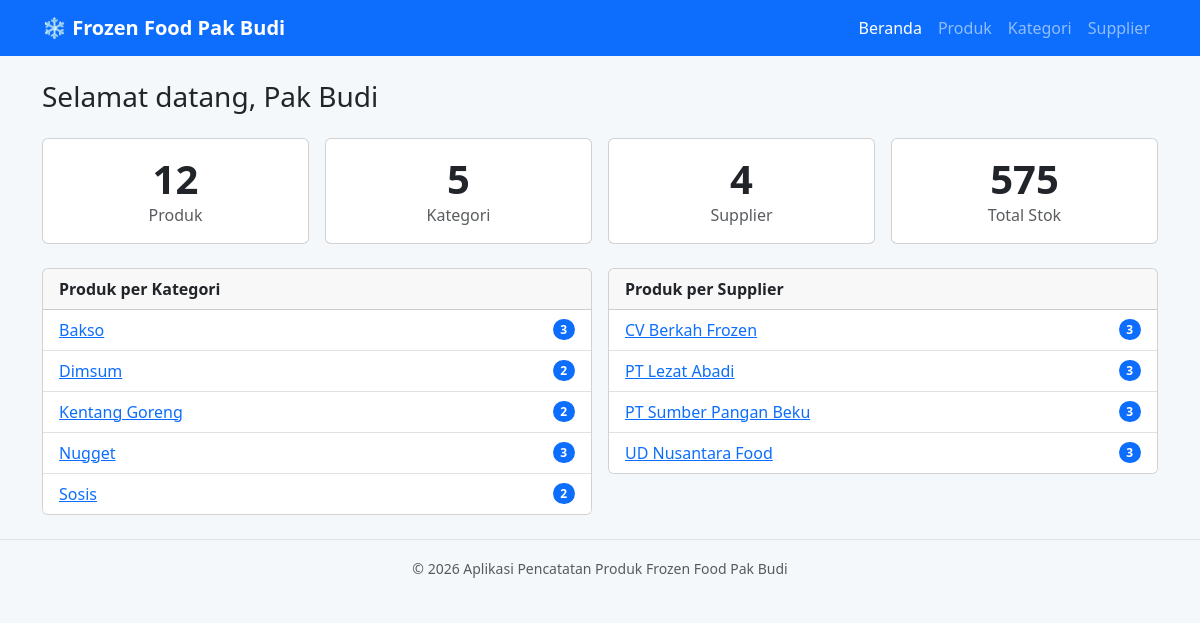
The page / on the database its author committed.
### tables this page shows
CREATE TABLE kategori (
    id_kategori   INT UNSIGNED NOT NULL AUTO_INCREMENT,
    nama_kategori VARCHAR(100) NOT NULL,
    PRIMARY KEY (id_kategori),
    UNIQUE KEY uq_nama_kategori (nama_kategori)
);

CREATE TABLE supplier (
    id_supplier   INT UNSIGNED NOT NULL AUTO_INCREMENT,
    nama_supplier VARCHAR(100) NOT NULL,
    telepon       VARCHAR(20)  NOT NULL,
    alamat        VARCHAR(255) NOT NULL,
    PRIMARY KEY (id_supplier),
    UNIQUE KEY uq_nama_supplier (nama_supplier)
);

### includes/functions.php (called while the page is built, shortened)
<?php
function e($teks)
{
    return htmlspecialchars((string) $teks, ENT_QUOTES, 'UTF-8');
}

### index.php (the view, shortened to what this page needs)
<?php
$halaman = 'beranda';
require_once __DIR__ . '/includes/header.php';
$total_produk = (int) $pdo->query('SELECT COUNT(*) FROM produk')->fetchColumn();
$total_kategori = (int) $pdo->query('SELECT COUNT(*) FROM kategori')->fetchColumn();
$total_supplier = (int) $pdo->query('SELECT COUNT(*) FROM supplier')->fetchColumn();
$total_stok = (int) $pdo->query('SELECT COALESCE(SUM(stok), 0) FROM produk')->fetchColumn();
$per_kategori = $pdo->query(
    'SELECT k.id_kategori, k.nama_kategori, COUNT(p.id_produk) AS jumlah
     FROM kategori k LEFT JOIN produk p ON p.id_kategori = k.id_kategori
     GROUP BY k.id_kategori, k.nama_kategori ORDER BY k.nama_kategori'
)->fetchAll();
$per_supplier = $pdo->query(
    'SELECT s.id_supplier, s.nama_supplier, COUNT(p.id_produk) AS jumlah
     FROM supplier s LEFT JOIN produk p ON p.id_supplier = s.id_supplier
     GROUP BY s.id_supplier, s.nama_supplier ORDER BY s.nama_supplier'
)->fetchAll();
?>
<h1 class="h3 mb-4">Selamat datang, Pak Budi</h1>
<div class="row g-3 mb-4">
    <div class="col-6 col-md-3">
        <div class="card card-stat text-center"><div class="card-body">
            <div class="display-6"><?= $total_produk ?></div><div class="text-muted">Produk</div>
        </div></div>
    </div>
    <div class="col-6 col-md-3">
        <div class="card card-stat text-center"><div class="card-body">
            <div class="display-6"><?= $total_kategori ?></div><div class="text-muted">Kategori</div>
        </div></div>
    </div>
    <div class="col-6 col-md-3">
        <div class="card card-stat text-center"><div class="card-body">
            <div class="display-6"><?= $total_supplier ?></div><div class="text-muted">Supplier</div>
        </div></div>
    </div>
    <div class="col-6 col-md-3">
        <div class="card card-stat text-center"><div class="card-body">
            <div class="display-6"><?= $total_stok ?></div><div class="text-muted">Total Stok</div>
        </div></div>
    </div>
</div>
<div class="row g-3">
    <div class="col-md-6">
        <div class="card">
            <div class="card-header fw-semibold">Produk per Kategori</div>
            <ul class="list-group list-group-flush">
                <?php foreach ($per_kategori as $baris): ?>
                    <li class="list-group-item d-flex justify-content-between align-items-center">
                        <a href="produk.php?kategori=<?= (int) $baris['id_kategori'] ?>"><?= e($baris['nama_kategori']) ?></a>
                        <span class="badge bg-primary rounded-pill"><?= (int) $baris['jumlah'] ?></span>
                    </li>
                <?php endforeach; ?>
            </ul>
        </div>
    </div>
    <div class="col-md-6">
        <div class="card">
            <div class="card-header fw-semibold">Produk per Supplier</div>
            <ul class="list-group list-group-flush">
                <?php foreach ($per_supplier as $baris): ?>
                    <li class="list-group-item d-flex justify-content-between align-items-center">
                        <a href="produk.php?supplier=<?= (int) $baris['id_supplier'] ?>"><?= e($baris['nama_supplier']) ?></a>
                        <span class="badge bg-primary rounded-pill"><?= (int) $baris['jumlah'] ?></span>
                    </li>
                <?php endforeach; ?>
            </ul>
        </div>
    </div>
</div>
<?php require_once __DIR__ . '/includes/footer.php'; ?>

### includes/header.php (shortened to what this page needs)
<?php
require_once __DIR__ . '/functions.php';
$halaman = $halaman ?? '';
function nav_aktif($nama, $halaman)
{
    return $nama === $halaman ? ' active' : '';
}
?>
<!DOCTYPE html>
<html lang="id">
<head>
    <link href="https://cdn.jsdelivr.net/npm/bootstrap@5.3.3/dist/css/bootstrap.min.css" rel="stylesheet">
    <link href="assets/style.css" rel="stylesheet">
</head>
<body>
<nav class="navbar navbar-expand-md navbar-dark bg-primary">
    <div class="container">
        <a class="navbar-brand fw-bold" href="index.php">&#10052; Frozen Food Pak Budi</a>
        <div class="collapse navbar-collapse" id="menu">
            <ul class="navbar-nav ms-auto">
                <li class="nav-item"><a class="nav-link<?= nav_aktif('beranda', $halaman) ?>" href="index.php">Beranda</a></li>
                <li class="nav-item"><a class="nav-link<?= nav_aktif('produk', $halaman) ?>" href="produk.php">Produk</a></li>
                <li class="nav-item"><a class="nav-link<?= nav_aktif('kategori', $halaman) ?>" href="kategori.php">Kategori</a></li>
                <li class="nav-item"><a class="nav-link<?= nav_aktif('supplier', $halaman) ?>" href="supplier.php">Supplier</a></li>
            </ul>
        </div>
    </div>
</nav>
<main class="container my-4">

### includes/footer.php (shortened to what this page needs)
</main>
<footer class="text-center text-muted py-3 border-top">
    <small>&copy; <?= date('Y') ?> Aplikasi Pencatatan Produk Frozen Food Pak Budi</small>
</footer>
</body>
</html>

### assets/style.css (style rules this page uses)
body { background-color: #f4f8fb; }
.card-stat .display-6 { font-weight: 700; }

### rows shown on the page
kategori: nama_kategori "Bakso", jumlah "3"
kategori: nama_kategori "Dimsum", jumlah "2"
kategori: nama_kategori "Kentang Goreng", jumlah "2"
kategori: nama_kategori "Nugget", jumlah "3"
kategori: nama_kategori "Sosis", jumlah "2"
supplier: nama_supplier "CV Berkah Frozen", jumlah "3"
supplier: nama_supplier "PT Lezat Abadi", jumlah "3"
supplier: nama_supplier "PT Sumber Pangan Beku", jumlah "3"
supplier: nama_supplier "UD Nusantara Food", jumlah "3"

### other values the page prints
$total_produk "12"
$total_kategori "5"
$total_supplier "4"
$total_stok "575"
